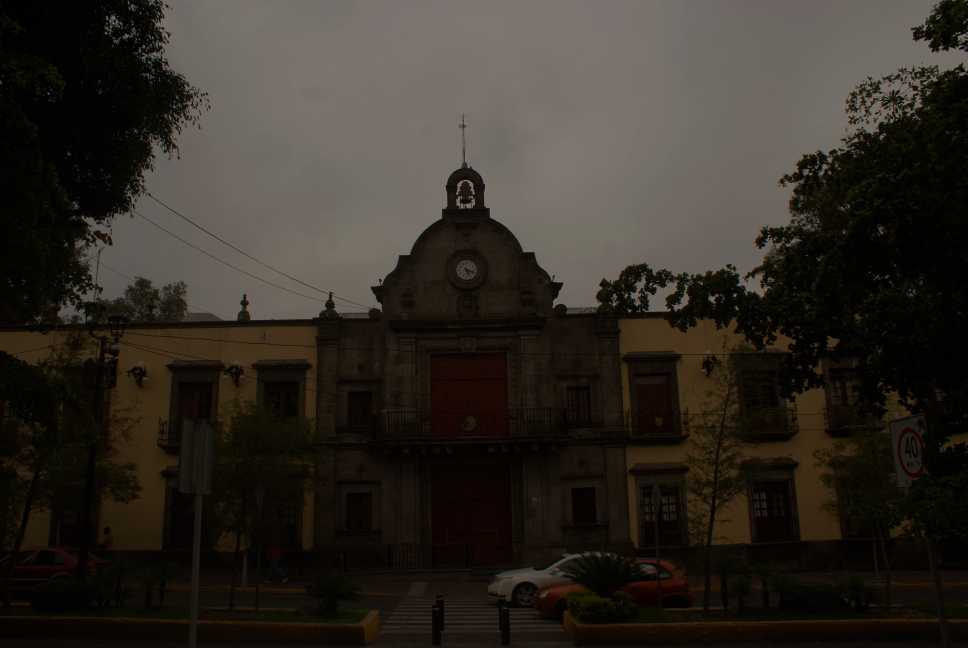
#> input picture 38.1.jpg, 3872 x 2592 px (shown at 1/4 size)
$ python imagjust.py
#> lines starting #> are read from the running program, lines starting #| are printed output that depends on the picture
import matplotlib.pyplot as plt
import numpy as np
from PIL import Image
def graficar(datos):
    plt.figure(1)
    x=range(len(datos))
    plt.xticks([0, 50, 100, 150, 200, 255],[0, 50, 100, 150, 200, 255])
    plt.bar(x, datos, align='center')
    plt.title('Histogram')
    plt.xlabel('Intensity values')
    plt.ylabel('Number of pixels')
    plt.savefig('Imadjust.png',dpi=1200)
    plt.show()
   # plt.savefig(nombre_del_archivo, bbox_inches='tight')

    return None
def imadjust(x,a,b,c,d,gamma=1):
    y = (((x - a) / (b - a)) ** gamma) * (d - c) + c
    return y
image = Image.open('38.1.jpg')
#> image is the input picture: PIL image 3872x2592 RGB; mean R, G, B 49.4, 43.9, 37
if image.mode != 'L':
    image=image.convert('L')
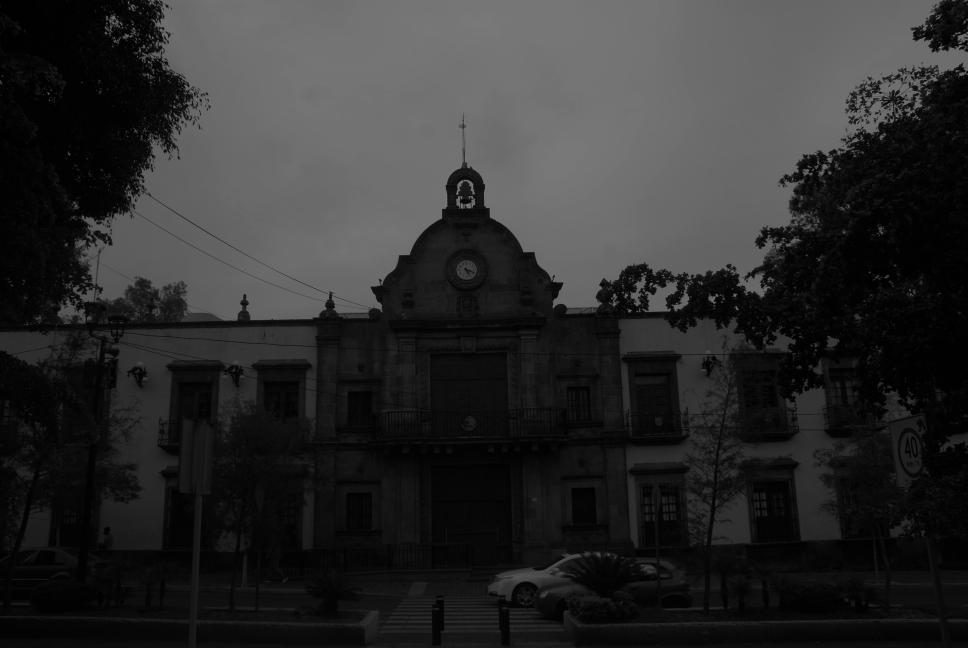
#> image: PIL image 3872x2592 L (shown at 1/4 size); min 0, max 149, mean 44.7
histograma=image.histogram()
#> histograma = 256 values, max 461787 at index 2, min 0 at index 147, mean 39204
plt.imshow(image,cmap='gray')
plt.show()
graficar(histograma)
#> in graficar, `plt.savefig('Imadjust.png',dpi=1200)`:
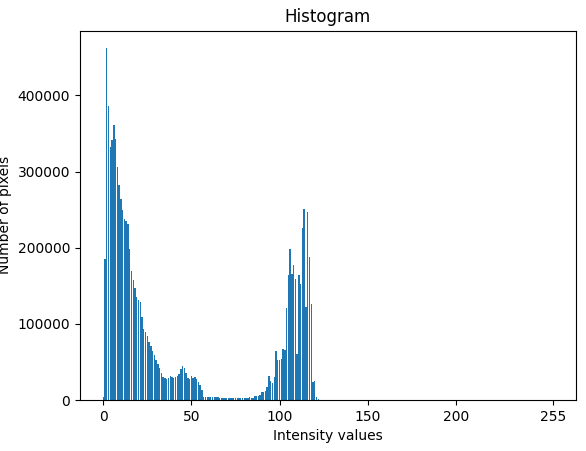
#> figure drawn by matplotlib, 1 panel; tallest bar 461787 high, from x = 1.6 to 2.4
arr = np.asarray(image)
arr2=imadjust(arr,arr.min(),arr.max(),0,1)
#> in imadjust, `y = (((x - a) / (b - a)) ** gamma) * (d - c) + c`:
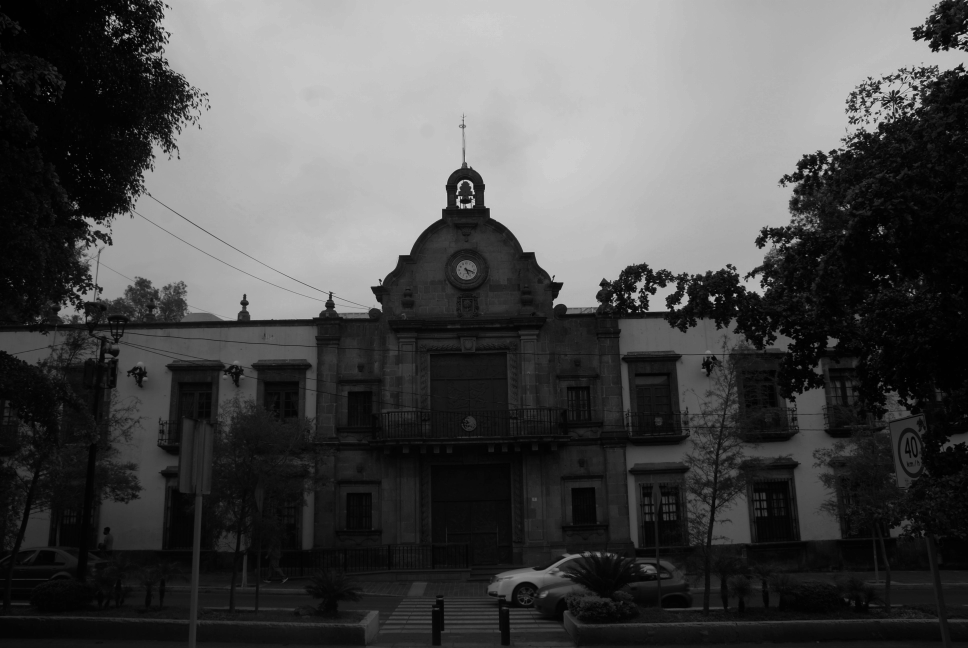
#> y: shape (2592, 3872) float64 (shown at 1/4 size); min 0, max 1, mean 0.3

fig = plt.figure()
plt.imshow(arr2,cmap='gray')
plt.axis('off')
plt.savefig('temp.jpg',bbox_inches='tight',pad_inches=0,dpi=1200)
plt.show()
image = Image.open('temp.jpg')
#> image: PIL image 5952x3984 RGB
if image.mode != 'L':
    image=image.convert('L')
#> image: PIL image 5952x3984 L
histograma=image.histogram()
#> histograma = 256 values, max 821160 at index 3, min 0 at index 244, mean 92628
graficar(histograma)
#> in graficar (call 2), `plt.savefig('Imadjust.png',dpi=1200)`:
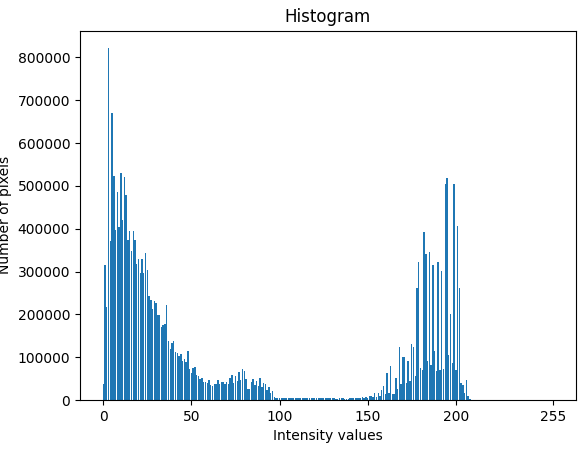
#> figure drawn by matplotlib, 1 panel; tallest bar 821160 high, from x = 2.6 to 3.4
